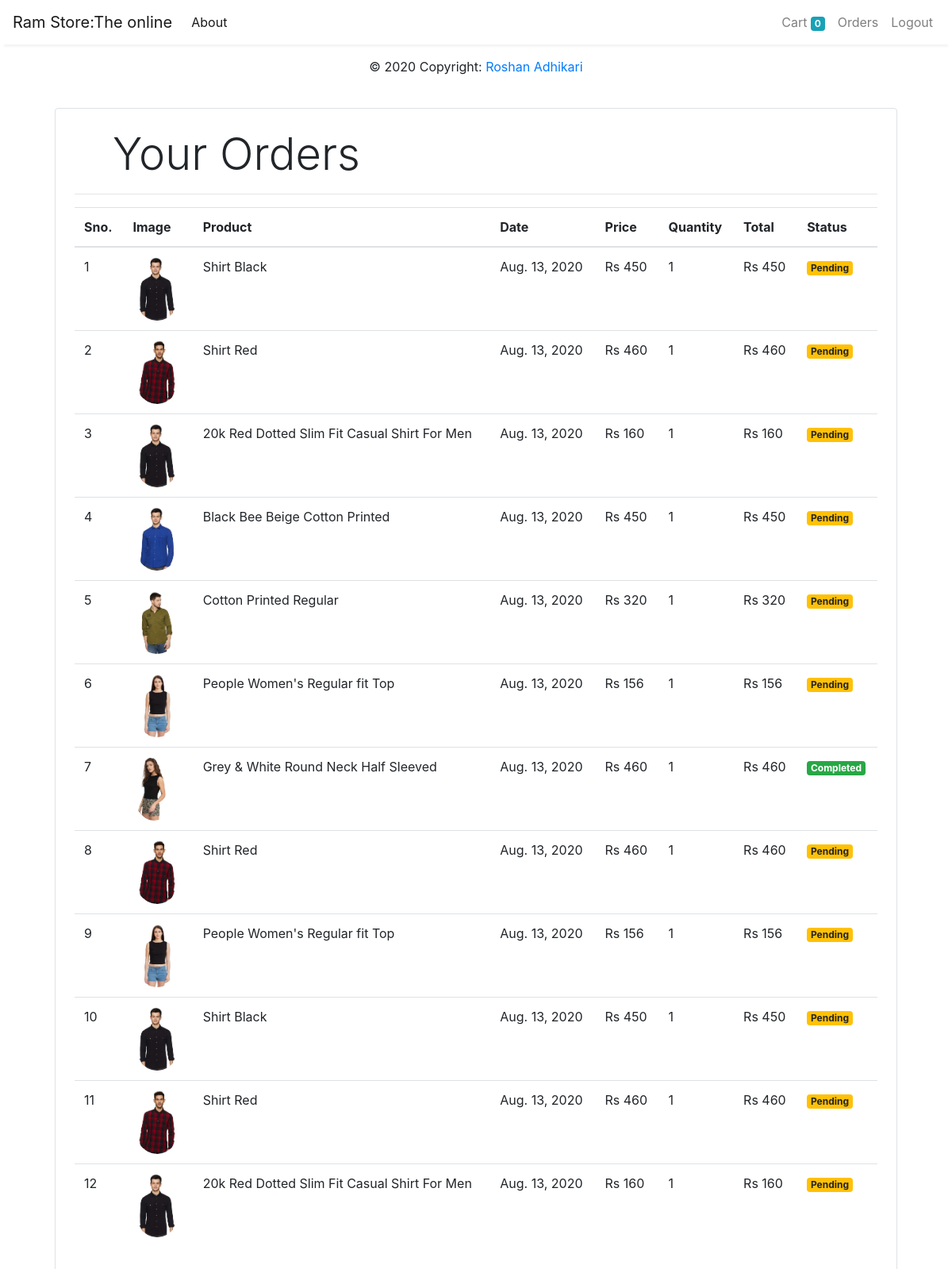
Screenshot of /orders (signed in) with the database file from the repository.
### store/models/orders.py (models this page shows, shortened)
class Order(models.Model):
    product = models.ForeignKey(Product,
                                on_delete=models.CASCADE)
    customer = models.ForeignKey(Customer,
                                 on_delete=models.CASCADE)
    quantity = models.IntegerField(default=1)
    price = models.IntegerField()
    address = models.CharField(max_length=50, default='', blank=True)
    phone = models.CharField(max_length=50, default='', blank=True)
    date = models.DateField(default=datetime.datetime.today)
    status = models.BooleanField(default=False)
    @staticmethod
    def get_orders_by_customer(customer_id):
        return Order.objects.filter(customer=customer_id).order_by('-date')

### store/models/product.py (models this page shows, shortened)
class Product(models.Model):
    name = models.CharField(max_length=50)
    price = models.IntegerField(default=0)
    category = models.ForeignKey(Category, on_delete=models.CASCADE, default=1)
    description = models.CharField(max_length=200, default='' , null=True , blank=True)
    image = models.ImageField(upload_to='uploads/products/')

### store/middlewares/auth.py (the view)
    def middleware(request):
        print(request.session.get('customer'))
        returnUrl = request.META['PATH_INFO']
        print(request.META['PATH_INFO'])
        if not request.session.get('customer'):
           return redirect(f'login?return_url={returnUrl}')
        response = get_response(request)
        return response

### store/templatetags/custom_filter.py (called while the page is built)
@register.filter(name='currency')
def currency(number):
    return "Rs "+str(number)

@register.filter(name='multiply')
def multiply(number , number1):
    return number * number1

### store/views/orders.py (called while the page is built)
    def get(self , request ):
        customer = request.session.get('customer')
        orders = Order.get_orders_by_customer(customer)
        print(orders)
        return render(request , 'orders.html'  , {'orders' : orders})

### store/templates/orders.html
{% extends 'base.html' %}
{% block content %}
{% load cart %}
{% load custom_filter %}
<div class="container">
   <div class="border rounded p-4 m-4">
        <p class="display-4 pl-4 ml-4">Your Orders</p>
        <hr>
        <table class="table">
            <thead>
                <tr>
                    <th>Sno.</th>
                    <th>Image</th>
                    <th>Product</th>
                    <th>Date</th>
                    <th>Price</th>
                    <th>Quantity</th>
                    <th>Total</th>
                    <th>Status</th>
                </tr>
            </thead>
            <tbody>
                {% for order in orders %}
                <tr>
                    <td>{{forloop.counter}}</td>
                    <td><img style="height: 80px;" class="rounded-circle" src="{{order.product.image.url}}" alt=""></td>
                    <td>{{order.product.name}}</td>
                    <td>{{order.date}}</td>
                    <td>{{order.price|currency}}</td>
                    <td>{{order.quantity}}</td>
                    <td>{{order.quantity|multiply:order.price|currency}}</td>
                    {% if order.status %}
                    <td><small class="badge badge-success">Completed</small></td>
                    {%else%}
                    <td><small class="badge badge-warning">Pending</small></td>
                    {% endif %}
                </tr>
                {% endfor %}
            </tbody>
        </table>
   </div>
</div>
{% endblock %}

### rows the page displays
Order: product.image (picture), product.name "Shirt Black", date "Aug. 13, 2020", price "Rs 450", quantity "1", quantity|multiply "Rs 450", status "Pending"
Order: product.image (picture), product.name "Shirt Red", date "Aug. 13, 2020", price "Rs 460", quantity "1", quantity|multiply "Rs 460", status "Pending"
Order: product.image (picture), product.name "20k Red Dotted Slim Fit Casual Shirt For Men", date "Aug. 13, 2020", price "Rs 160", quantity "1", quantity|multiply "Rs 160", status "Pending"
Order: product.image (picture), product.name "Black Bee Beige Cotton Printed", date "Aug. 13, 2020", price "Rs 450", quantity "1", quantity|multiply "Rs 450", status "Pending"
Order: product.image (picture), product.name "Cotton Printed Regular", date "Aug. 13, 2020", price "Rs 320", quantity "1", quantity|multiply "Rs 320", status "Pending"
Order: product.image (picture), product.name "People Women's Regular fit Top", date "Aug. 13, 2020", price "Rs 156", quantity "1", quantity|multiply "Rs 156", status "Pending"
Order: product.image (picture), product.name "Grey & White Round Neck Half Sleeved", date "Aug. 13, 2020", price "Rs 460", quantity "1", quantity|multiply "Rs 460", status "Completed"
Order: product.image (picture), product.name "Shirt Red", date "Aug. 13, 2020", price "Rs 460", quantity "1", quantity|multiply "Rs 460", status "Pending"
Order: product.image (picture), product.name "People Women's Regular fit Top", date "Aug. 13, 2020", price "Rs 156", quantity "1", quantity|multiply "Rs 156", status "Pending"
Order: product.image (picture), product.name "Shirt Black", date "Aug. 13, 2020", price "Rs 450", quantity "1", quantity|multiply "Rs 450", status "Pending"
Order: product.image (picture), product.name "Shirt Red", date "Aug. 13, 2020", price "Rs 460", quantity "1", quantity|multiply "Rs 460", status "Pending"
Order: product.image (picture), product.name "20k Red Dotted Slim Fit Casual Shirt For Men", date "Aug. 13, 2020", price "Rs 160", quantity "1", quantity|multiply "Rs 160", status "Pending"

### other values shown
{{ request.session.cart.keys|length }} "0"
